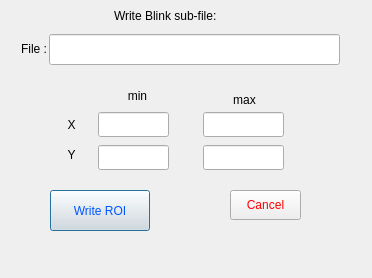
<?xml version="1.0" encoding="UTF-8"?>
<ui version="4.0">
 <class>BlinkRegion</class>
 <widget class="QDialog" name="BlinkRegion">
  <property name="geometry">
   <rect>
    <x>0</x>
    <y>0</y>
    <width>372</width>
    <height>278</height>
   </rect>
  </property>
  <property name="windowTitle">
   <string>Blink ROI</string>
  </property>
  <property name="windowIcon">
   <iconset resource="glsl.qrc">
    <normaloff>:/dim.png</normaloff>:/dim.png</iconset>
  </property>
  <widget class="QLabel" name="label_4">
   <property name="geometry">
    <rect>
     <x>114</x>
     <y>5</y>
     <width>141</width>
     <height>21</height>
    </rect>
   </property>
   <property name="text">
    <string>Write Blink sub-file:</string>
   </property>
  </widget>
  <widget class="QLabel" name="label_5">
   <property name="geometry">
    <rect>
     <x>61</x>
     <y>112</y>
     <width>21</width>
     <height>25</height>
    </rect>
   </property>
   <property name="text">
    <string>X</string>
   </property>
   <property name="alignment">
    <set>Qt::AlignCenter</set>
   </property>
  </widget>
  <widget class="QLabel" name="label_6">
   <property name="geometry">
    <rect>
     <x>61</x>
     <y>142</y>
     <width>21</width>
     <height>25</height>
    </rect>
   </property>
   <property name="text">
    <string>Y</string>
   </property>
   <property name="alignment">
    <set>Qt::AlignCenter</set>
   </property>
  </widget>
  <widget class="QLineEdit" name="leFileName">
   <property name="geometry">
    <rect>
     <x>49</x>
     <y>34</y>
     <width>291</width>
     <height>31</height>
    </rect>
   </property>
  </widget>
  <widget class="QLabel" name="label_7">
   <property name="geometry">
    <rect>
     <x>117</x>
     <y>86</y>
     <width>41</width>
     <height>20</height>
    </rect>
   </property>
   <property name="text">
    <string>min</string>
   </property>
   <property name="alignment">
    <set>Qt::AlignCenter</set>
   </property>
  </widget>
  <widget class="QLabel" name="label_8">
   <property name="geometry">
    <rect>
     <x>224</x>
     <y>90</y>
     <width>41</width>
     <height>20</height>
    </rect>
   </property>
   <property name="text">
    <string>max</string>
   </property>
   <property name="alignment">
    <set>Qt::AlignCenter</set>
   </property>
  </widget>
  <widget class="QLineEdit" name="leMinX">
   <property name="geometry">
    <rect>
     <x>98</x>
     <y>112</y>
     <width>71</width>
     <height>25</height>
    </rect>
   </property>
   <property name="text">
    <string/>
   </property>
  </widget>
  <widget class="QLineEdit" name="leMaxX">
   <property name="geometry">
    <rect>
     <x>203</x>
     <y>112</y>
     <width>81</width>
     <height>25</height>
    </rect>
   </property>
  </widget>
  <widget class="QLineEdit" name="leMinY">
   <property name="geometry">
    <rect>
     <x>98</x>
     <y>145</y>
     <width>71</width>
     <height>25</height>
    </rect>
   </property>
  </widget>
  <widget class="QLineEdit" name="leMaxY">
   <property name="geometry">
    <rect>
     <x>203</x>
     <y>145</y>
     <width>81</width>
     <height>25</height>
    </rect>
   </property>
  </widget>
  <widget class="QLabel" name="lblFile1">
   <property name="geometry">
    <rect>
     <x>7</x>
     <y>36</y>
     <width>40</width>
     <height>25</height>
    </rect>
   </property>
   <property name="text">
    <string>File :</string>
   </property>
   <property name="alignment">
    <set>Qt::AlignRight|Qt::AlignTrailing|Qt::AlignVCenter</set>
   </property>
  </widget>
  <widget class="QPushButton" name="pbWriteROI">
   <property name="geometry">
    <rect>
     <x>50</x>
     <y>190</y>
     <width>100</width>
     <height>41</height>
    </rect>
   </property>
   <property name="palette">
    <palette>
     <active>
      <colorrole role="Button">
       <brush brushstyle="SolidPattern">
        <color alpha="255">
         <red>227</red>
         <green>227</green>
         <blue>227</blue>
        </color>
       </brush>
      </colorrole>
      <colorrole role="ButtonText">
       <brush brushstyle="SolidPattern">
        <color alpha="255">
         <red>0</red>
         <green>85</green>
         <blue>255</blue>
        </color>
       </brush>
      </colorrole>
     </active>
     <inactive>
      <colorrole role="Button">
       <brush brushstyle="SolidPattern">
        <color alpha="255">
         <red>227</red>
         <green>227</green>
         <blue>227</blue>
        </color>
       </brush>
      </colorrole>
      <colorrole role="ButtonText">
       <brush brushstyle="SolidPattern">
        <color alpha="255">
         <red>0</red>
         <green>85</green>
         <blue>255</blue>
        </color>
       </brush>
      </colorrole>
     </inactive>
     <disabled>
      <colorrole role="Button">
       <brush brushstyle="SolidPattern">
        <color alpha="255">
         <red>227</red>
         <green>227</green>
         <blue>227</blue>
        </color>
       </brush>
      </colorrole>
      <colorrole role="ButtonText">
       <brush brushstyle="SolidPattern">
        <color alpha="255">
         <red>120</red>
         <green>120</green>
         <blue>120</blue>
        </color>
       </brush>
      </colorrole>
     </disabled>
    </palette>
   </property>
   <property name="text">
    <string>Write ROI</string>
   </property>
  </widget>
  <widget class="QPushButton" name="pbCancel">
   <property name="geometry">
    <rect>
     <x>230</x>
     <y>190</y>
     <width>71</width>
     <height>30</height>
    </rect>
   </property>
   <property name="palette">
    <palette>
     <active>
      <colorrole role="ButtonText">
       <brush brushstyle="SolidPattern">
        <color alpha="255">
         <red>255</red>
         <green>0</green>
         <blue>0</blue>
        </color>
       </brush>
      </colorrole>
     </active>
     <inactive>
      <colorrole role="ButtonText">
       <brush brushstyle="SolidPattern">
        <color alpha="255">
         <red>255</red>
         <green>0</green>
         <blue>0</blue>
        </color>
       </brush>
      </colorrole>
     </inactive>
     <disabled>
      <colorrole role="ButtonText">
       <brush brushstyle="SolidPattern">
        <color alpha="255">
         <red>120</red>
         <green>120</green>
         <blue>120</blue>
        </color>
       </brush>
      </colorrole>
     </disabled>
    </palette>
   </property>
   <property name="text">
    <string>Cancel</string>
   </property>
  </widget>
 </widget>
 <resources>
  <include location="glsl.qrc"/>
 </resources>
 <connections/>
</ui>
